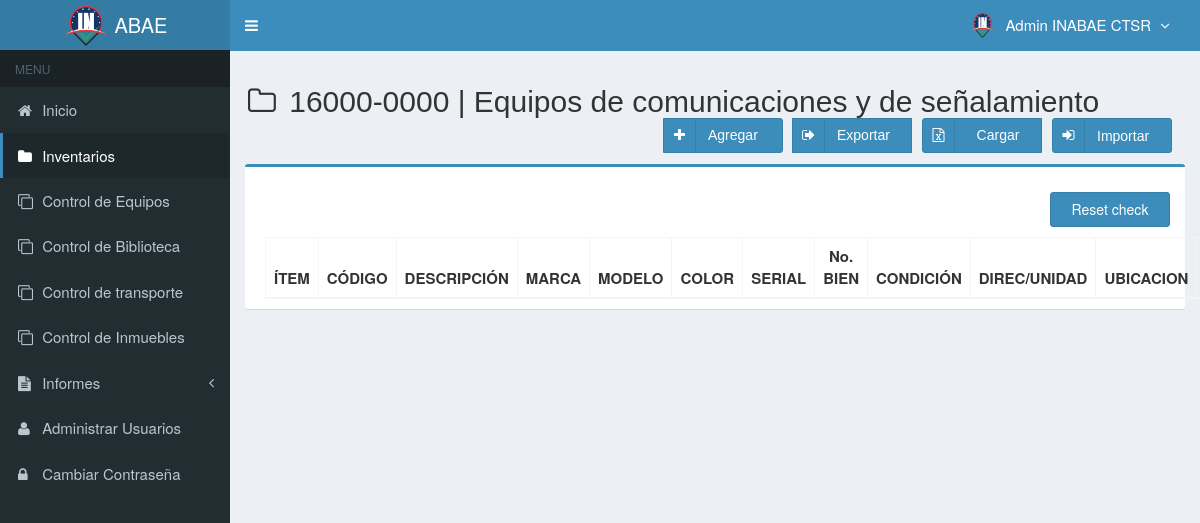
Page /main.php?module=inventario (signed in) on the earlier database version.
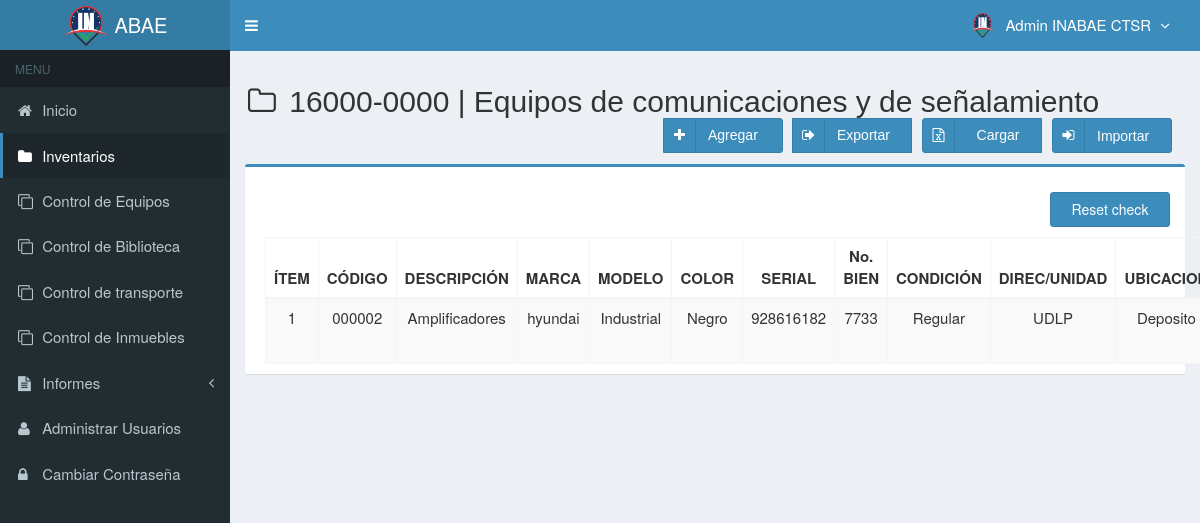
Same page on the later database version.
### tables this page shows
CREATE TABLE `usuarios` (
  `id_user` int(3) NOT NULL,
  `username` varchar(50) NOT NULL,
  `name_user` varchar(50) NOT NULL,
  `cedula_user` int(20) NOT NULL,
  `password` varchar(50) NOT NULL,
  `email` varchar(50) DEFAULT NULL,
  `telefono` varchar(13) DEFAULT NULL,
  `foto` varchar(100) DEFAULT NULL,
  `permisos_acceso` varchar(30) NOT NULL,
  `status` enum('activo','bloqueado') NOT NULL DEFAULT 'activo',
  `created_at` timestamp NOT NULL DEFAULT CURRENT_TIMESTAMP,
  `updated_at` timestamp NOT NULL DEFAULT CURRENT_TIMESTAMP ON UPDATE CURRENT_TIMESTAMP,
  `sede` varchar(30) DEFAULT NULL
);

CREATE TABLE `inventario` (
  `categoria` varchar(300) NOT NULL,
  `codigo` varchar(10) NOT NULL,
  `serial` varchar(20) NOT NULL,
  `nombre` varchar(300) NOT NULL DEFAULT 'N/A',
  `marca` varchar(300) NOT NULL,
  `modelo` varchar(300) NOT NULL,
  `cantidad` int(10) NOT NULL DEFAULT '0',
  `clasificacion` varchar(300) NOT NULL DEFAULT 'N/A',
  `sede` varchar(300) NOT NULL,
  `pertenece` varchar(300) NOT NULL,
  `cedula` varchar(10) NOT NULL,
  `bienesN` varchar(20) NOT NULL,
  `color` varchar(10) NOT NULL,
  `descripcion` varchar(300) NOT NULL,
  `condicion` varchar(300) NOT NULL,
  `ubicacion` varchar(300) NOT NULL,
  `precio_compra` int(11) NOT NULL DEFAULT '0',
  `precio_venta` int(11) NOT NULL DEFAULT '0',
  `unidad` varchar(20) NOT NULL,
  `stock` int(11) NOT NULL DEFAULT '0',
  `estado` enum('chequeado','nochequeado') NOT NULL DEFAULT 'nochequeado',
  `created_user` int(3) NOT NULL,
  `created_date` timestamp NOT NULL DEFAULT CURRENT_TIMESTAMP,
  `updated_user` int(3) DEFAULT NULL,
  `updated_date` datetime NOT NULL DEFAULT CURRENT_TIMESTAMP,
  `tipo` varchar(300) DEFAULT NULL,
  `responsable` varchar(300) DEFAULT NULL,
  `uso` varchar(20) DEFAULT NULL,
  `detalles` varchar(300) NOT NULL DEFAULT 'N/A',
  `foto` varchar(100) DEFAULT NULL
);

### modules/inventario/view.php (the view, shortened to what the rows shown need)
<section class="content-header">
  <h2>
  <i class="fa fa-folder-o icon-title"></i> 16000-0000 | Equipos de comunicaciones y de señalamiento
    <form action="database/excel_to_mysql_comunicaciones.php" method="POST" enctype="multipart/form-data">
        <button class="btn btn-primary btn-social pull-right botones" name="archivoInput" data-toggle="tooltip"  onclick="return validarExt()">
          <i class="fa fa-sign-in"></i></i>Importar&nbsp;&nbsp;
        </button>
        <div class="btn-group pull-right" role="group" aria-label="Basic example">
          <a class="btn btn-primary btn-social pull-right botones" data-toggle="tooltip">
          </a>
          <a class="btn btn-primary btn-social  pull-right botones" href="database\php_excel_comunicaciones.php" data-toggle="tooltip">
          </a>
          <a class="btn btn-primary btn-social  pull-right botones" href="?module=form_inventario&form=add" data-toggle="tooltip">
          </a>
        </div>
    </form>
  </h2>
</section>
<br/>
<section class="content">
  <div class="row">
    <div class="col-md-12">
      <div class="box box-primary">
        <div class="box-body">
          <table id="example" class="table table-bordered table-striped table-hover">
            <thead>
              <tr>
                <th class="center">ÍTEM</th>
                <th class="center">CÓDIGO</th>
                <th class="center">DESCRIPCIÓN</th>
                <th class="center">MARCA</th>
				        <th class="center">MODELO</th>
                <th class="center">COLOR</th>
                <th class="center">SERIAL</th>
                <th class="center">No. BIEN</th>
                <th class="center">CONDICIÓN</th>
                <th class="center">DIREC/UNIDAD</th>
                <th class="center">UBICACION</th>
                <th class="center">NOMBRE</th>
              </tr>
            </thead>
            <tbody>
            <?php
            $no = 1;
            $query = mysqli_query($mysqli, "SELECT cedula_user,sede, id_user, name_user, foto, permisos_acceso FROM usuarios WHERE id_user='$_SESSION[id_user]'")
                                or die('error: '.mysqli_error($mysqli));
            $permiso = $_SESSION['permisos_acceso'];
            $sede = $_SESSION['sede'];
            if ($sede == 'CTSR' && $permiso == 'Super Admin') {
              $query = mysqli_query($mysqli, "SELECT * FROM inventario WHERE categoria= 'Comunicaciones' ORDER BY codigo DESC")
                or die('error: '.mysqli_error($mysqli));
            } else {
              $query = mysqli_query($mysqli, "SELECT * FROM inventario WHERE categoria= 'Comunicaciones' and sede LIKE '$sede' ORDER BY codigo DESC")
                                            or die('error: '.mysqli_error($mysqli));
            }
            while ($data = mysqli_fetch_assoc($query)) {
              echo "<tr>
                      <td width='50'  class='center'>$no</td>
                      <td width='100' class='center'>$data[codigo]</td>
                      <td width='100' class='center'>$data[descripcion]</td>
                      <td width='100' class='center'>$data[marca]</td>
                      <td width='100' class='center'>$data[modelo]</td>
                      <td width='100' class='center'>$data[color]</td>
                      <td width='100' class='center'>$data[serial]</td>
                      <td width='100' class='center'>$data[bienesN]</td>
                      <td width='100' class='center'>$data[condicion]</td>
                      <td width='100' class='center'>$data[unidad]</td>
                      <td width='100' class='center'>$data[ubicacion]</td>
                      <td width='100' class='center'>$data[responsable]</td>
                      <td width='100' class='center'>$data[cedula]</td>
                      <td width='100' class='center'>$data[sede]</td>
                      <td width='100' class='center'>$data[pertenece]</td>
                      <td width='130' class='center'  >
                    <div>
                    <a data-toggle='tooltip' data-placement='top' title='Modificar' style='margin-right:0.3px' class='btn btn-primary btn-xs' href='?module=form_inventario&form=edit&id=$data[codigo]'>
                        <i style='color:#fff' class='glyphicon glyphicon-edit'></i>
                    </a>";
            ?>
            <?php
              echo "    </div>
                      </td>
                    </tr>";
              $no++;
            }
            ?>
            </tbody>
          </table>
        </div>
      </div>
    </div>
  </div>
</section>

### top-menu.php (shortened to what the rows shown need)
<?php
require_once "config/database.php";
$query = mysqli_query($mysqli, "SELECT id_user, name_user, foto, permisos_acceso FROM usuarios WHERE id_user='$_SESSION[id_user]'")
                                or die('error: '.mysqli_error($mysqli));
$data = mysqli_fetch_assoc($query);
?>
<li class="dropdown user user-menu">
  <a href="#" class="dropdown-toggle" data-toggle="dropdown">
  <?php
  if ($data['foto']=="") { ?>
    <img src="images/user/INABAE_Logo.png" class="user-image" alt="User Image"/>
  <?php
  }
  else { ?>
    <img src="images/user/<?php echo $data['foto']; ?>" class="user-image" alt="User Image"/>
  <?php
  }
  ?>
    <span class="hidden-xs"><?php echo $data['name_user']; ?> <i style="margin-left:5px" class="fa fa-angle-down"></i></span>
  </a>
</li>

Differences in the rows shown:
now on this page (row edited): inventario: codigo "000002", descripcion "Amplificadores", marca "hyundai", modelo "Industrial", color "Negro", serial "928616182", bienesN "7733", condicion "Regular", unidad "UDLP", ubicacion "Deposito"
